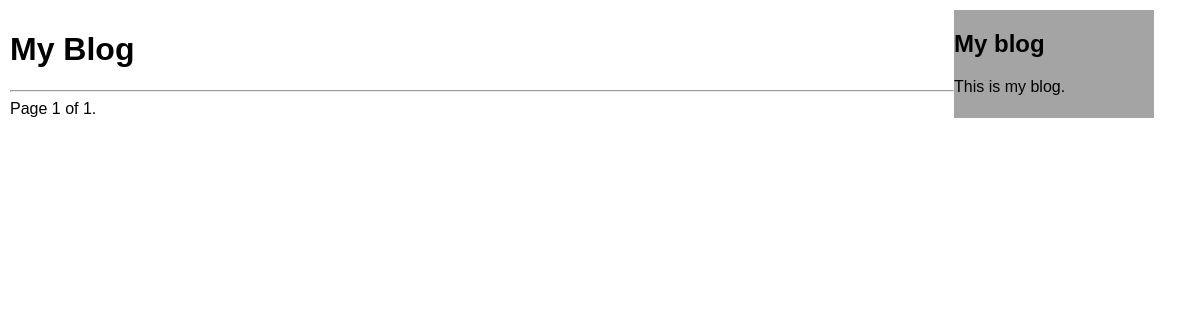
Page /blog/ on the earlier database version.
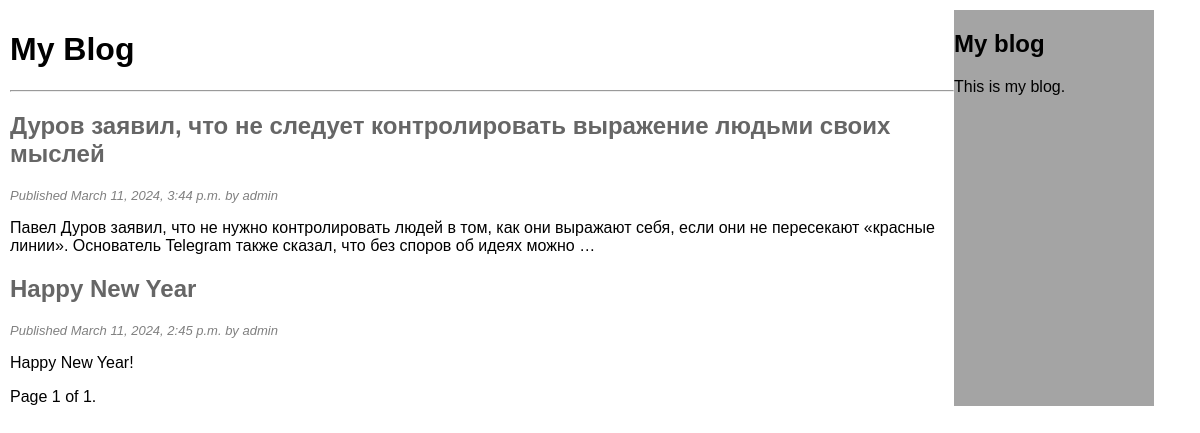
Same page on the later database version.
### blog/models.py (models this page shows, shortened)
class Post(models.Model):
    class Status(models.TextChoices):
        DRAFT = 'DF', 'Draft'
        PUBLISHED = 'PB', 'Published'
    title = models.CharField(max_length=250)
    slug = models.SlugField(max_length=250,
                            unique_for_date='publish')
    author = models.ForeignKey(User,
                               on_delete=models.CASCADE,
                               related_name='blog_posts')
    body = models.TextField()
    publish = models.DateTimeField(default=timezone.now)
    created = models.DateTimeField(auto_now_add=True)
    status = models.CharField(max_length=2,
                              choices=Status.choices,
                              default=Status.DRAFT)
    objects = models.Manager()
    published = PublishedManager()
    class Meta:
        ordering = ['-publish']
        indexes = [
            models.Index(fields=['-publish']),
        ]
    def get_absolute_url(self):
        return reverse("blog:post_detail",
                       args=[self.publish.year,
                             self.publish.month,
                             self.publish.day,
                             self.slug])

### blog/views.py (the view)
# urls.py: path('', views.post_list, name='post_list'),
def post_list(request):
    post_list = Post.published.all()
    paginator = Paginator(post_list, 3)
    page_number = request.GET.get('page', 1)
    posts = paginator.page(page_number)
    return render(request,
                  'blog/post/list.html',
                  {'posts': posts})

### blog/models.py (called while the page is built)
    def get_queryset(self):
        return super().get_queryset()\
                      .filter(status=Post.Status.PUBLISHED)

### blog/templates/blog/post/list.html (shortened to what this page needs)
{% extends "blog/base.html" %}
{% block content %}
    <h1>My Blog</h1>
    <hr>
    {% for post in posts %}
    <h2>
        <a href="{{ post.get_absolute_url }}">
            {{ post.title }}
        </a>
    </h2>
    <p class="date">
        Published {{ post.publish }} by {{ post.author }}
    </p>
    {{ post.body|truncatewords:30|linebreaks }}
    {% endfor %}
    {% include "pagination.html" with page=posts %}
{% endblock %}

Differences in the rows shown:
added Post: title "Дуров заявил, что не следует контролировать выражение людьми своих мыслей", publish "March 11, 2024, 3:44 p.m.", author "admin", body "Павел Дуров заявил, что не нужно контролировать людей в том, как они выражают себя, если они не пересекают «красные линии». Основатель Telegram также сказал, что без споров об идеях можно …"
now on this page (row edited): Post: title "Happy New Year", publish "March 11, 2024, 2:45 p.m.", author "admin", body "Happy New Year!"
